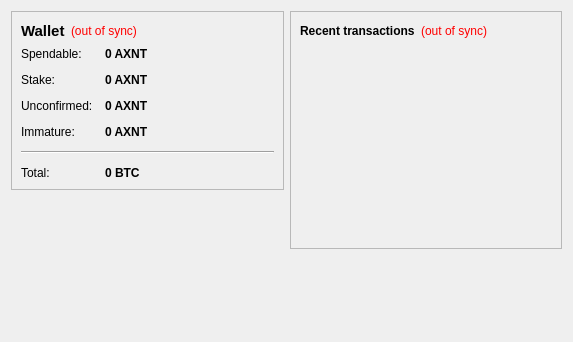
<?xml version="1.0" encoding="UTF-8"?>
<ui version="4.0">
 <class>OverviewPage</class>
 <widget class="QWidget" name="OverviewPage">
  <property name="geometry">
   <rect>
    <x>0</x>
    <y>0</y>
    <width>573</width>
    <height>342</height>
   </rect>
  </property>
  <property name="windowTitle">
   <string>Form</string>
  </property>
  <layout class="QHBoxLayout" name="horizontalLayout" stretch="1,1">
   <item>
    <layout class="QVBoxLayout" name="verticalLayout_2">
     <item>
      <widget class="QFrame" name="frame">
       <property name="frameShape">
        <enum>QFrame::StyledPanel</enum>
       </property>
       <property name="frameShadow">
        <enum>QFrame::Raised</enum>
       </property>
       <layout class="QVBoxLayout" name="verticalLayout_4">
        <item>
         <layout class="QHBoxLayout" name="horizontalLayout_4">
          <item>
           <widget class="QLabel" name="label_5">
            <property name="font">
             <font>
              <pointsize>11</pointsize>
              <weight>75</weight>
              <bold>true</bold>
             </font>
            </property>
            <property name="text">
             <string>Wallet</string>
            </property>
           </widget>
          </item>
          <item>
           <widget class="QLabel" name="labelWalletStatus">
            <property name="toolTip">
             <string>The displayed information may be out of date. Your wallet automatically synchronizes with the AxionToken network after a connection is established, but this process has not completed yet.</string>
            </property>
            <property name="styleSheet">
             <string notr="true">QLabel { color: red; }</string>
            </property>
            <property name="text">
             <string notr="true">(out of sync)</string>
            </property>
            <property name="alignment">
             <set>Qt::AlignLeading|Qt::AlignLeft|Qt::AlignVCenter</set>
            </property>
           </widget>
          </item>
          <item>
           <spacer name="horizontalSpacer_2">
            <property name="orientation">
             <enum>Qt::Horizontal</enum>
            </property>
            <property name="sizeHint" stdset="0">
             <size>
              <width>40</width>
              <height>20</height>
             </size>
            </property>
           </spacer>
          </item>
         </layout>
        </item>
        <item>
         <layout class="QFormLayout" name="formLayout_2">
          <property name="fieldGrowthPolicy">
           <enum>QFormLayout::AllNonFixedFieldsGrow</enum>
          </property>
          <property name="horizontalSpacing">
           <number>12</number>
          </property>
          <property name="verticalSpacing">
           <number>12</number>
          </property>
          <item row="0" column="0">
           <widget class="QLabel" name="label">
            <property name="text">
             <string>Spendable:</string>
            </property>
           </widget>
          </item>
          <item row="0" column="1">
           <widget class="QLabel" name="labelBalance">
            <property name="font">
             <font>
              <weight>75</weight>
              <bold>true</bold>
             </font>
            </property>
            <property name="cursor">
             <cursorShape>IBeamCursor</cursorShape>
            </property>
            <property name="toolTip">
             <string>Your current spendable balance</string>
            </property>
            <property name="text">
             <string notr="true">0 AXNT</string>
            </property>
            <property name="textInteractionFlags">
             <set>Qt::LinksAccessibleByMouse|Qt::TextSelectableByKeyboard|Qt::TextSelectableByMouse</set>
            </property>
           </widget>
          </item>
          <item row="1" column="0">
           <widget class="QLabel" name="label_6">
            <property name="text">
             <string>Stake:</string>
            </property>
           </widget>
          </item>
          <item row="1" column="1">
           <widget class="QLabel" name="labelStake">
            <property name="font">
             <font>
              <weight>75</weight>
              <bold>true</bold>
             </font>
            </property>
            <property name="cursor">
             <cursorShape>IBeamCursor</cursorShape>
            </property>
            <property name="toolTip">
             <string>Total of coins that was staked, and do not yet count toward the current balance</string>
            </property>
            <property name="text">
             <string notr="true">0 AXNT</string>
            </property>
            <property name="textInteractionFlags">
             <set>Qt::LinksAccessibleByMouse|Qt::TextSelectableByKeyboard|Qt::TextSelectableByMouse</set>
            </property>
           </widget>
          </item>
          <item row="2" column="0">
           <widget class="QLabel" name="label_3">
            <property name="text">
             <string>Unconfirmed:</string>
            </property>
           </widget>
          </item>
          <item row="2" column="1">
           <widget class="QLabel" name="labelUnconfirmed">
            <property name="font">
             <font>
              <weight>75</weight>
              <bold>true</bold>
             </font>
            </property>
            <property name="cursor">
             <cursorShape>IBeamCursor</cursorShape>
            </property>
            <property name="toolTip">
             <string>Total of transactions that have yet to be confirmed, and do not yet count toward the current balance</string>
            </property>
            <property name="text">
             <string notr="true">0 AXNT</string>
            </property>
            <property name="textInteractionFlags">
             <set>Qt::LinksAccessibleByMouse|Qt::TextSelectableByKeyboard|Qt::TextSelectableByMouse</set>
            </property>
           </widget>
          </item>
          <item row="3" column="0">
           <widget class="QLabel" name="labelImmatureText">
            <property name="text">
             <string>Immature:</string>
            </property>
           </widget>
          </item>
          <item row="3" column="1">
           <widget class="QLabel" name="labelImmature">
            <property name="font">
             <font>
              <weight>75</weight>
              <bold>true</bold>
             </font>
            </property>
            <property name="toolTip">
             <string>Mined balance that has not yet matured</string>
            </property>
            <property name="text">
             <string notr="true">0 AXNT</string>
            </property>
            <property name="textInteractionFlags">
             <set>Qt::LinksAccessibleByMouse|Qt::TextSelectableByKeyboard|Qt::TextSelectableByMouse</set>
            </property>
           </widget>
          </item>
          <item row="4" column="0" colspan="2">
           <widget class="Line" name="line">
            <property name="orientation">
             <enum>Qt::Horizontal</enum>
            </property>
           </widget>
          </item>
          <item row="5" column="0">
           <widget class="QLabel" name="labelTotalText">
            <property name="text">
             <string>Total:</string>
            </property>
           </widget>
          </item>
          <item row="5" column="1">
           <widget class="QLabel" name="labelTotal">
            <property name="font">
             <font>
              <weight>75</weight>
              <bold>true</bold>
             </font>
            </property>
            <property name="cursor">
             <cursorShape>IBeamCursor</cursorShape>
            </property>
            <property name="toolTip">
             <string>Your current total balance</string>
            </property>
            <property name="text">
             <string notr="true">0 BTC</string>
            </property>
            <property name="textInteractionFlags">
             <set>Qt::LinksAccessibleByMouse|Qt::TextSelectableByKeyboard|Qt::TextSelectableByMouse</set>
            </property>
           </widget>
          </item>
         </layout>
        </item>
       </layout>
      </widget>
     </item>
     <item>
      <spacer name="verticalSpacer">
       <property name="orientation">
        <enum>Qt::Vertical</enum>
       </property>
       <property name="sizeHint" stdset="0">
        <size>
         <width>20</width>
         <height>40</height>
        </size>
       </property>
      </spacer>
     </item>
    </layout>
   </item>
   <item>
    <layout class="QVBoxLayout" name="verticalLayout_3">
     <item>
      <widget class="QFrame" name="frame_2">
       <property name="frameShape">
        <enum>QFrame::StyledPanel</enum>
       </property>
       <property name="frameShadow">
        <enum>QFrame::Raised</enum>
       </property>
       <layout class="QVBoxLayout" name="verticalLayout">
        <item>
         <layout class="QHBoxLayout" name="horizontalLayout_2">
          <item>
           <widget class="QLabel" name="label_4">
            <property name="text">
             <string>&lt;b&gt;Recent transactions&lt;/b&gt;</string>
            </property>
           </widget>
          </item>
          <item>
           <widget class="QLabel" name="labelTransactionsStatus">
            <property name="toolTip">
             <string>The displayed information may be out of date. Your wallet automatically synchronizes with the AxionToken network after a connection is established, but this process has not completed yet.</string>
            </property>
            <property name="styleSheet">
             <string notr="true">QLabel { color: red; }</string>
            </property>
            <property name="text">
             <string notr="true">(out of sync)</string>
            </property>
            <property name="alignment">
             <set>Qt::AlignRight|Qt::AlignTrailing|Qt::AlignVCenter</set>
            </property>
           </widget>
          </item>
          <item>
           <spacer name="horizontalSpacer">
            <property name="orientation">
             <enum>Qt::Horizontal</enum>
            </property>
            <property name="sizeHint" stdset="0">
             <size>
              <width>40</width>
              <height>20</height>
             </size>
            </property>
           </spacer>
          </item>
         </layout>
        </item>
        <item>
         <widget class="QListView" name="listTransactions">
          <property name="styleSheet">
           <string notr="true">QListView { background: transparent; }</string>
          </property>
          <property name="frameShape">
           <enum>QFrame::NoFrame</enum>
          </property>
          <property name="verticalScrollBarPolicy">
           <enum>Qt::ScrollBarAlwaysOff</enum>
          </property>
          <property name="horizontalScrollBarPolicy">
           <enum>Qt::ScrollBarAlwaysOff</enum>
          </property>
          <property name="selectionMode">
           <enum>QAbstractItemView::NoSelection</enum>
          </property>
         </widget>
        </item>
       </layout>
      </widget>
     </item>
     <item>
      <spacer name="verticalSpacer_2">
       <property name="orientation">
        <enum>Qt::Vertical</enum>
       </property>
       <property name="sizeHint" stdset="0">
        <size>
         <width>20</width>
         <height>40</height>
        </size>
       </property>
      </spacer>
     </item>
    </layout>
   </item>
  </layout>
 </widget>
 <resources/>
 <connections/>
</ui>
